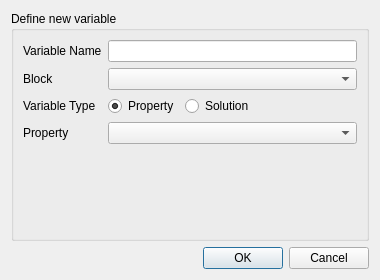
<?xml version="1.0" encoding="UTF-8"?>
<ui version="4.0">
 <class>Dialog</class>
 <widget class="QDialog" name="Dialog">
  <property name="geometry">
   <rect>
    <x>0</x>
    <y>0</y>
    <width>380</width>
    <height>280</height>
   </rect>
  </property>
  <property name="sizePolicy">
   <sizepolicy hsizetype="Fixed" vsizetype="Fixed">
    <horstretch>0</horstretch>
    <verstretch>0</verstretch>
   </sizepolicy>
  </property>
  <property name="windowTitle">
   <string>Variable Definition</string>
  </property>
  <layout class="QVBoxLayout" name="verticalLayout">
   <item>
    <widget class="QGroupBox" name="groupBox">
     <property name="title">
      <string>Define new variable</string>
     </property>
     <layout class="QFormLayout" name="formLayout_2">
      <item row="0" column="0">
       <widget class="QLabel" name="label">
        <property name="text">
         <string>Variable Name</string>
        </property>
       </widget>
      </item>
      <item row="0" column="1">
       <widget class="QLineEdit" name="variable_name_line_edit"/>
      </item>
      <item row="1" column="0">
       <widget class="QLabel" name="label_2">
        <property name="text">
         <string>Block</string>
        </property>
       </widget>
      </item>
      <item row="1" column="1">
       <widget class="QComboBox" name="block_combo_box"/>
      </item>
      <item row="3" column="0">
       <widget class="QLabel" name="label_3">
        <property name="text">
         <string>Property</string>
        </property>
       </widget>
      </item>
      <item row="3" column="1">
       <widget class="QComboBox" name="property_combo_box"/>
      </item>
      <item row="2" column="1">
       <layout class="QHBoxLayout" name="horizontalLayout">
        <item>
         <widget class="QRadioButton" name="property_radio_button">
          <property name="text">
           <string>Property</string>
          </property>
          <property name="checked">
           <bool>true</bool>
          </property>
         </widget>
        </item>
        <item>
         <widget class="QRadioButton" name="solution_radio_button">
          <property name="text">
           <string>Solution</string>
          </property>
         </widget>
        </item>
        <item>
         <spacer name="horizontalSpacer">
          <property name="orientation">
           <enum>Qt::Horizontal</enum>
          </property>
          <property name="sizeHint" stdset="0">
           <size>
            <width>40</width>
            <height>20</height>
           </size>
          </property>
         </spacer>
        </item>
       </layout>
      </item>
      <item row="2" column="0">
       <widget class="QLabel" name="label_4">
        <property name="text">
         <string>Variable Type</string>
        </property>
       </widget>
      </item>
     </layout>
    </widget>
   </item>
   <item>
    <widget class="QDialogButtonBox" name="buttonBox">
     <property name="orientation">
      <enum>Qt::Horizontal</enum>
     </property>
     <property name="standardButtons">
      <set>QDialogButtonBox::Cancel|QDialogButtonBox::Ok</set>
     </property>
    </widget>
   </item>
  </layout>
 </widget>
 <resources/>
 <connections>
  <connection>
   <sender>buttonBox</sender>
   <signal>accepted()</signal>
   <receiver>Dialog</receiver>
   <slot>accept()</slot>
   <hints>
    <hint type="sourcelabel">
     <x>257</x>
     <y>270</y>
    </hint>
    <hint type="destinationlabel">
     <x>157</x>
     <y>246</y>
    </hint>
   </hints>
  </connection>
  <connection>
   <sender>buttonBox</sender>
   <signal>rejected()</signal>
   <receiver>Dialog</receiver>
   <slot>reject()</slot>
   <hints>
    <hint type="sourcelabel">
     <x>299</x>
     <y>270</y>
    </hint>
    <hint type="destinationlabel">
     <x>286</x>
     <y>246</y>
    </hint>
   </hints>
  </connection>
 </connections>
</ui>
